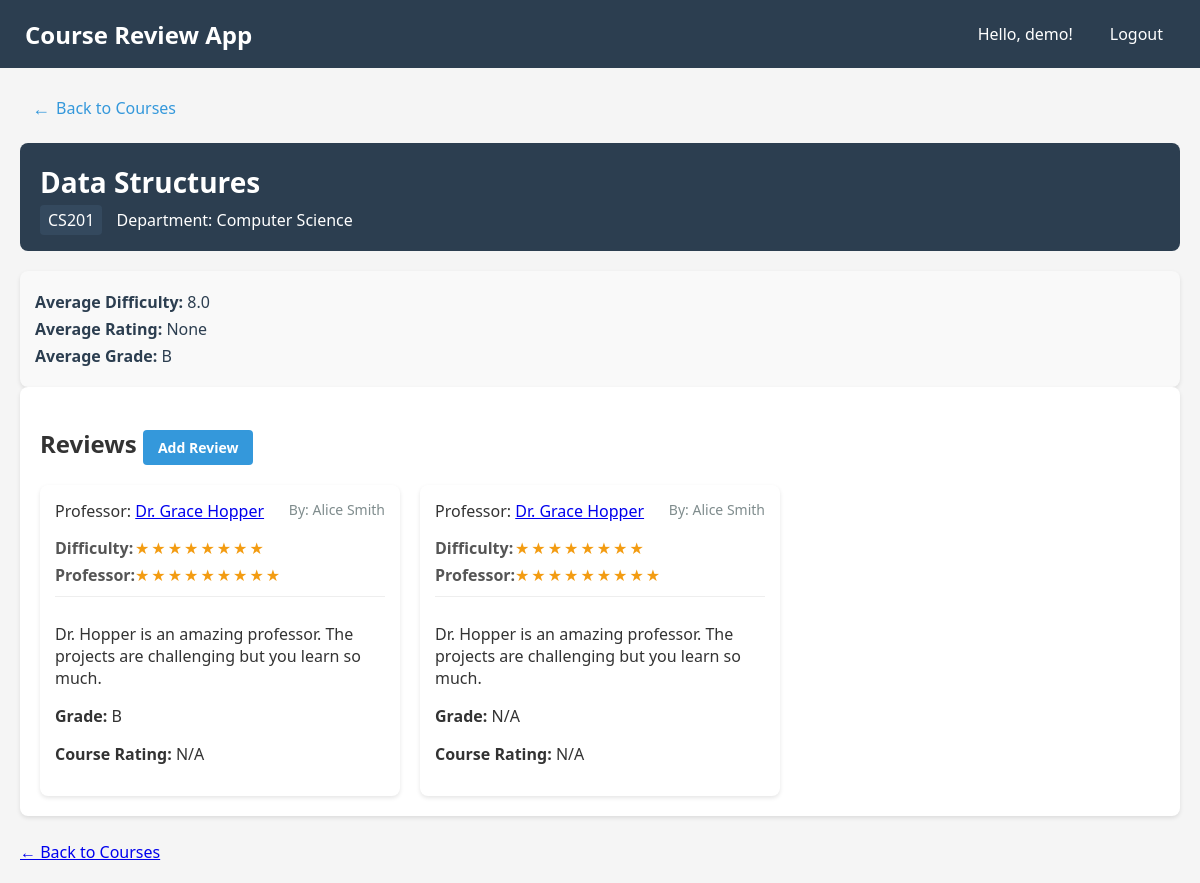
The app's page /course/CS201 (signed in) with its own data.
### tables this page shows
CREATE TABLE courses (
    course_code TEXT PRIMARY KEY,
    course_name TEXT NOT NULL, 
    department_id TEXT NOT NULL,
    FOREIGN KEY (department_id) REFERENCES departments(department_id)
);

CREATE TABLE departments (
    department_id INTEGER PRIMARY KEY AUTOINCREMENT,
    department_name TEXT UNIQUE
);

CREATE TABLE reviews (
    review_id INTEGER PRIMARY KEY AUTOINCREMENT,
    student_id INTEGER NOT NULL,
    professor_id INTEGER,
    course_code TEXT NOT NULL,
    difficulty_rating REAL CHECK (difficulty_rating BETWEEN 0 AND 10),    
    professor_rating INTEGER,
    comments TEXT,
    created_at TIMESTAMP DEFAULT CURRENT_TIMESTAMP,
    score REAL CHECK (score BETWEEN 0 AND 100),
    course_rating REAL CHECK (course_rating BETWEEN 0 AND 5),
    FOREIGN KEY (student_id) REFERENCES students(student_id),
    FOREIGN KEY (course_code) REFERENCES courses(course_code),
    FOREIGN KEY (professor_id) REFERENCES professors(professor_id)
);

CREATE TABLE professors (
    professor_id INTEGER PRIMARY KEY AUTOINCREMENT,
    name TEXT NOT NULL
);

CREATE TABLE students (
    student_id INTEGER PRIMARY KEY,
    user_id INTEGER,
    name TEXT NOT NULL,
    academic_details TEXT,
    FOREIGN KEY (user_id) REFERENCES users(user_id)
);

### main.py (the view)
@app.route('/course/<course_code>')
@login_required
def course_detail(course_code):
    with get_db_connection() as conn:
        course = conn.execute('SELECT * FROM courses WHERE course_code = ?', (course_code,)).fetchone()
        if not course:
            abort(404)
        department = conn.execute('SELECT department_name FROM departments WHERE department_id = ?',
                                 (course['department_id'],)).fetchone()
        department_name = department['department_name'] if department else "Unknown Department"
        reviews = conn.execute('''
            SELECT r.*, p.name as professor_name, s.name as student_name,
                  (r.student_id = ?) as is_own_review, r.course_rating
            FROM reviews r
            LEFT JOIN professors p ON r.professor_id = p.professor_id
            LEFT JOIN students s ON r.student_id = s.student_id
            WHERE r.course_code = ?
            ORDER BY is_own_review DESC, r.review_id DESC
        ''', (session['user_id'], course_code)).fetchall()
        averages = conn.execute('''
            SELECT
                AVG(difficulty_rating) as avg_difficulty,
                AVG(course_rating) as avg_rating,
                AVG(score) as avg_grade
            FROM reviews
            WHERE course_code = ?
        ''', (course_code,)).fetchone()
    return render_template('course_detail.html',
                          course=course,
                          reviews=reviews,
                          department_name=department_name,
                          averages=averages)

### main.py (called while the page is built)
def login_required(view):
    @wraps(view)
    def wrapped_view(**kwargs):
        if 'user_id' not in session:
            return redirect(url_for('login'))
        return view(**kwargs)
    return wrapped_view

def get_db_connection():
    conn = sqlite3.connect('database.db')
    conn.row_factory = sqlite3.Row
    return conn

### src/templates/course_detail.html (shortened to what this page needs)
{% extends 'base.html' %}
{% block content %}
<div class="navigation">
    <a href="{{ url_for('courses') }}" class="back-btn"><i class="back-arrow">←</i> Back to Courses</a>
</div>
<div class="course-header">
    <h1>{{ course['course_name'] }}</h1>
    <div class="course-meta">
        <span class="course-code">{{ course['course_code'] }}</span>
        <span class="department">Department: <a href="{{ url_for('department_detail', department_id=course['department_id']) }}" class="department-link">{{ department_name }}</a></span>
    </div>
</div>
<div class="course-averages">
    <p><strong>Average Difficulty:</strong> {{ averages['avg_difficulty']|default('N/A') }}</p>
    <p><strong>Average Rating:</strong> {{ averages['avg_rating']|default('N/A') }}</p>
    <p><strong>Average Grade:</strong> {% if averages['avg_grade'] is not none %}{% if averages['avg_grade'] >= 90 %}A{% elif averages['avg_grade'] >= 80 %}B{% elif averages['avg_grade'] >= 70 %}C{% elif averages['avg_grade'] >= 60 %}D{% else %}F{% endif %}{% else %}N/A{% endif %}</p>
</div>
<div class="course-details">
    <h2>Reviews <a href="{{ url_for('add_review', course_code=course['course_code']) }}" class="add-review-btn">Add Review</a></h2>
    {% if reviews %}
    <div class="reviews-list">
        {% for review in reviews %}
        <div class="review-card {% if review['is_own_review'] %}own-review{% endif %}">
            <div class="review-meta">
                <span class="professor-name">Professor: <a href="{{ url_for('professor_detail', professor_id=review['professor_id']) }}">{{ review['professor_name'] or 'Unknown' }}</a></span>
                {% if not review['is_own_review'] %}
                <span class="student-name">By: {{ review['student_name'] }}</span>
                {% endif %}
            </div>
            <div class="review-ratings">
                <div class="rating"><span>Difficulty:</span>
                    <div class="stars">
                        {% for i in range(review['difficulty_rating']|int) %}★{% endfor %}
                    </div>
                </div>
                <div class="rating"><span>Professor:</span>
                    <div class="stars">
                        {% for i in range(review['professor_rating']|int) %}★{% endfor %}
                    </div>
                </div>
            </div>
            <div class="review-comments">
                <p>{{ review['comments'] }}</p>
                <p><strong>Grade:</strong> {% if review['score'] is not none %}{% if review['score'] >= 90 %}A{% elif review['score'] >= 80 %}B{% elif review['score'] >= 70 %}C{% elif review['score'] >= 60 %}D{% else %}F{% endif %}{% else %}N/A{% endif %}</p>
                <p><strong>Course Rating:</strong> {% if review['course_rating'] is not none %}{{ review['course_rating'] }}/5{% else %}N/A{% endif %}</p>
            </div>
        </div>
        {% endfor %}
    </div>
    {% else %}
    <p class="no-reviews">No Reviews Yet</p>
    {% endif %}
</div>
<div class="back-button-container">
    <a href="{{ url_for('courses') }}" class="back-button">← Back to Courses</a>
</div>
{% endblock %}

### src/style.css (style rules this page uses)
body { background-color: white; color: black; font-family: sans-serif; margin: 0; }

### src/templates/course_detail.html (style rules this page uses)
.navigation { margin-bottom: 15px; }
.back-btn { display: inline-flex; align-items: center; color: #3498db; text-decoration: none; font-weight: 500; padding: 8px 12px; border-radius: 4px; transition: all 0.2s ease; }
.back-arrow { margin-right: 6px; font-size: 18px; }
.course-header { background-color: #2c3e50; color: white; padding: 20px; border-radius: 8px; margin-bottom: 20px; }
.course-header h1 { margin: 0; font-size: 28px; }
.course-meta { margin-top: 8px; font-size: 16px; }
.course-code { background-color: #34495e; padding: 4px 8px; border-radius: 4px; margin-right: 10px; }
.course-averages { margin-top: 15px; padding: 15px; background-color: #f9f9f9; border-radius: 8px; box-shadow: 0 2px 4px rgba(0, 0, 0, 0.1); }
.course-averages p { margin: 5px 0; font-size: 16px; color: #2c3e50; }
.course-details { background-color: white; border-radius: 8px; padding: 20px; margin-bottom: 25px; box-shadow: 0 2px 4px rgba(0,0,0,0.1); }
.add-review-btn { display: inline-block; background-color: #3498db; color: white; padding: 8px 15px; border-radius: 4px; text-decoration: none; font-size: 14px; transition: background-color 0.3s; }
.reviews-list { display: grid; grid-template-columns: repeat(auto-fill, minmax(300px, 1fr)); gap: 20px; }
.review-card { background-color: white; border-radius: 8px; padding: 15px; box-shadow: 0 2px 4px rgba(0,0,0,0.1); position: relative; }
.review-meta { display: flex; justify-content: space-between; margin-bottom: 15px; flex-wrap: wrap; }
.student-name { font-size: 14px; color: #7f8c8d; }
.review-ratings { margin-bottom: 10px; }
.rating { display: flex; align-items: center; margin-bottom: 5px; }
.rating span { width: 80px; font-weight: bold; color: #555; }
.stars { color: #f39c12; letter-spacing: 2px; }
.review-comments { padding-top: 10px; border-top: 1px solid #eee; }
.department-link { color: white; text-decoration: none; }

### src/templates/base.html (style rules this page uses)
body { margin: 0; padding: 0; font-family: 'Segoe UI', Tahoma, Geneva, Verdana, sans-serif; background-color: #f5f5f5; color: #333; }

### records on screen
courses: course_name "Data Structures", course_code "CS201"
departments: department_name "Computer Science"
reviews: name "Dr. Grace Hopper", student_name "Alice Smith", comments "Dr. Hopper is an amazing professor. The projects are challenging but you learn so much.", score "B"
reviews: name "Dr. Grace Hopper", student_name "Alice Smith", comments "Dr. Hopper is an amazing professor. The projects are challenging but you learn so much.", shows "N/A"

### other values on screen
{{ session['username'] }} "demo"
{{ averages['avg_difficulty']|default('N/A') }} "8.0"
{{ averages['avg_rating']|default('N/A') }} "None"
